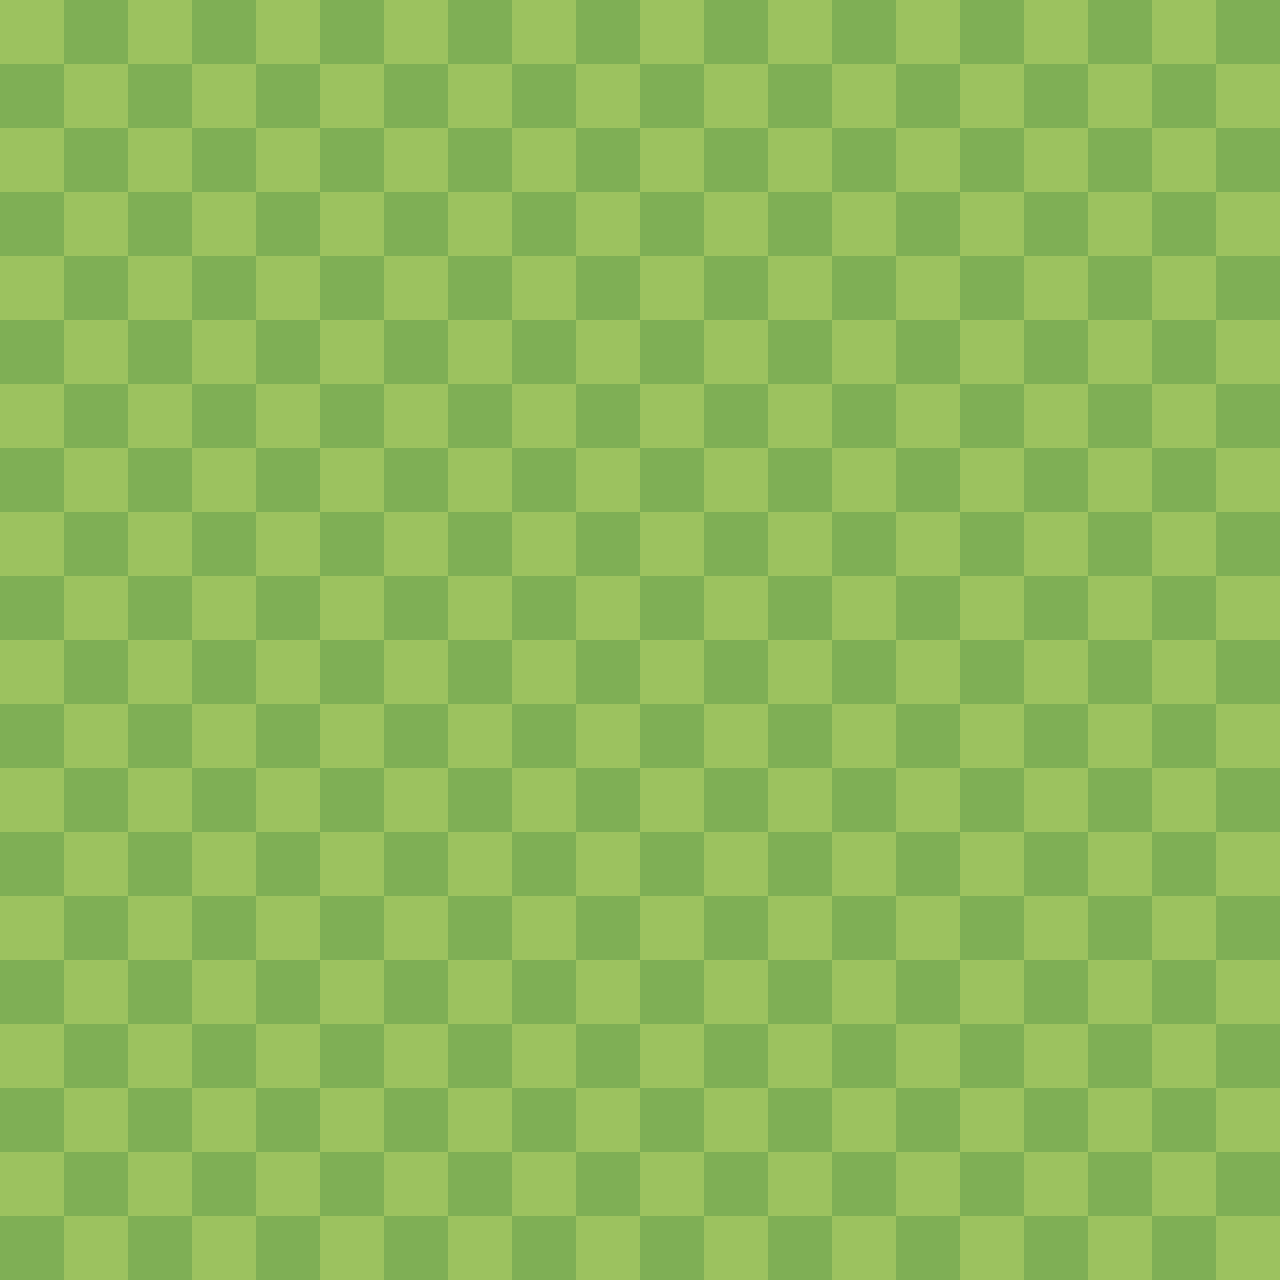

A 2D game scene composited from a Tiled map and its tileset images. What follows is a short description and the map's XML, with each tile layer's data collapsed to a summary:
An orthogonal 20x20 tile map with 64x64 px tiles, 1 tile layer (_tmLayerGroup), 2 tilesets and 20 objects (5x tree01, 2x tree02, 2x mountain02, mountain01, mountain03, ...).

<map version="1.0" orientation="orthogonal" renderorder="right-down" width="20" height="20" tilewidth="64" tileheight="64">
 <tileset firstgid="1" name="bg_01" tilewidth="64" tileheight="64">
  <image source="bg_01.png" width="64" height="64" />
 </tileset>
 <tileset firstgid="2" name="bg_02" tilewidth="64" tileheight="64">
  <image source="bg_02.png" width="64" height="64" />
 </tileset>
 <layer name="_tmLayerGroup" width="20" height="20">
  <data>[400 cells, 400 non-empty, 2 distinct tile ids]</data>
 </layer>
 <objectgroup name="_tmLayerObstacle">
  <object name="tree01" x="1153.92" y="479.625">
   <polyline points="0,0 19.875,15.5 58.125,4.125 32.75,-11.375 0.0527778,-0.0583333" />
  </object>
  <object name="tree02" x="196.909" y="601.273">
   <polyline points="0,0 34.375,28.125 113.875,9.05682 69.2955,-11.0114 0.0527778,-0.0583333" />
  </object>
  <object name="tree01" x="514" y="734">
   <polyline points="0,0 19.875,15.5 58.125,4.125 32.75,-11.375 0.0527778,-0.0583333" />
  </object>
  <object name="mountain01" x="661.667" y="1174.33">
   <polyline points="-1,-9 125.333,3.83333 147,93 345,94 348,-160 276.667,-171.667 260,-263 1,-265 -0.666667,-11.3333" />
  </object>
  <object name="mountain02" x="225" y="1018.33">
   <polyline points="0,0 100,-0.666667 101.333,-129.333 1.33333,-129.333 -5.68434e-14,-0.666667" />
  </object>
  <object name="mountain03" x="133" y="442">
   <polyline points="0,0 208.333,-4 216,-119.667 238,-161.667 238.667,-258 161.333,-255.667 110.333,-215 -1.66667,-212.333 0,0" />
  </object>
  <object name="mountain02" x="778" y="482">
   <polyline points="0,0 100,-0.666667 101.333,-129.333 1.33333,-129.333 -5.68434e-14,-0.666667" />
  </object>
  <object name="tree02" x="968" y="218">
   <polyline points="0,0 34.375,28.125 113.875,9.05682 69.2955,-11.0114 0.0527778,-0.0583333" />
  </object>
  <object name="tree01" x="260" y="1239">
   <polyline points="0,0 19.875,15.5 58.125,4.125 32.75,-11.375 0.0527778,-0.0583333" />
  </object>
  <object name="tree01" x="833" y="677">
   <polyline points="0,0 19.875,15.5 58.125,4.125 32.75,-11.375 0.0527778,-0.0583333" />
  </object>
  <object name="tree01" x="642" y="224">
   <polyline points="0,0 19.875,15.5 58.125,4.125 32.75,-11.375 0.0527778,-0.0583333" />
  </object>
 </objectgroup>
 <objectgroup name="_tmLayerBorn" visible="0">
  <object x="85.3333" y="88" width="17.3333" height="17.3333">
   <ellipse />
  </object>
  <object x="80" y="602.667" width="14.6667" height="18.6667">
   <ellipse />
  </object>
  <object x="92" y="1174.67" width="13.3333" height="14.6667">
   <ellipse />
  </object>
  <object x="1166.67" y="1176" width="17.3333" height="13.3333">
   <ellipse />
  </object>
  <object x="1177.67" y="91" width="14.6667" height="14.6667">
   <ellipse />
  </object>
  <object x="1169.33" y="604" width="20" height="16">
   <ellipse />
  </object>
  <object x="590.667" y="1174.67" width="20" height="16">
   <ellipse />
  </object>
  <object x="662.667" y="86.6667" width="20" height="16">
   <ellipse />
  </object>
  <object name="player" x="544" y="592" width="14.6667" height="25.3333">
   <ellipse />
  </object>
 </objectgroup>
</map>
